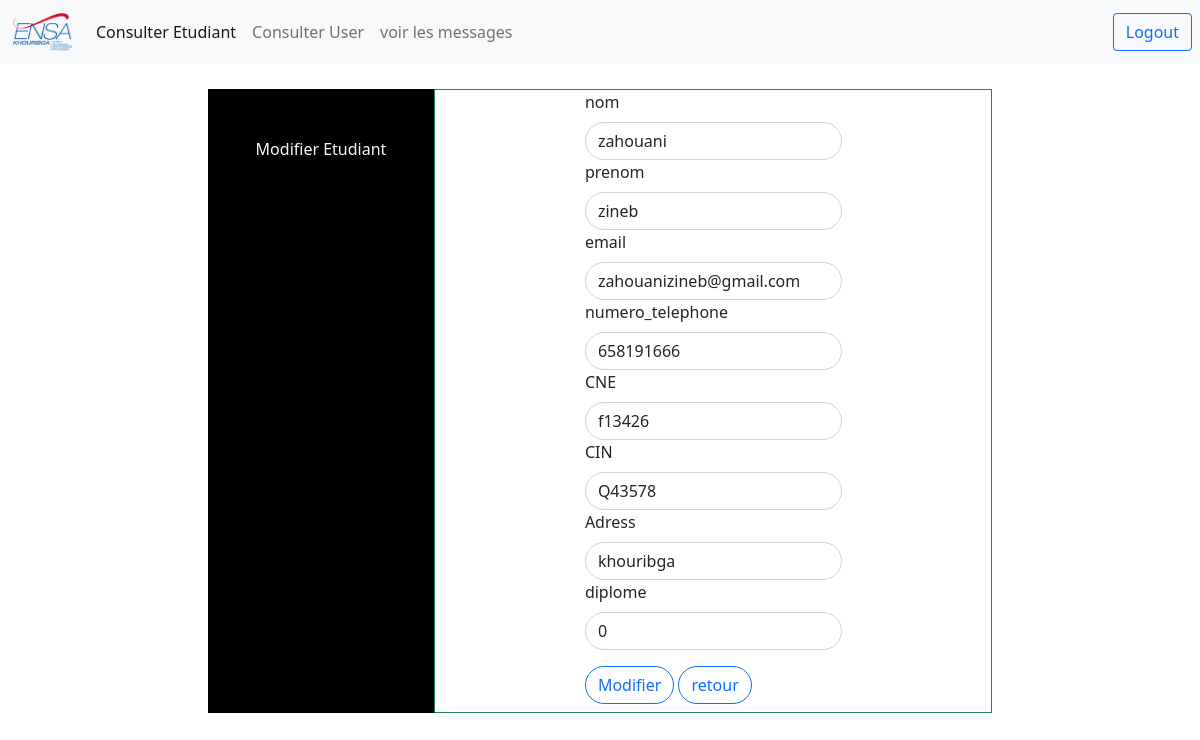
Page /html/edit.php?id=9 on the committed database.
### tables this page shows
CREATE TABLE IF NOT EXISTS `etudiant` (
  `id` int(11) NOT NULL AUTO_INCREMENT,
  `nom` varchar(45) NOT NULL,
  `prenom` varchar(45) NOT NULL,
  `email` varchar(45) NOT NULL,
  `numero_telephone` int(11) NOT NULL,
  `CNE` varchar(45) NOT NULL,
  `CIN` varchar(45) NOT NULL,
  `adress` varchar(45) NOT NULL,
  `diplome` tinyint(1) NOT NULL,
  PRIMARY KEY (`id`)
);

### html/edit.php (the view, shortened to what this page needs)
<?php
include 'config.php';
$id = $_REQUEST['id'];
$qry = mysqli_query($con, "SELECT  * from etudiant where id='$id'");
$data = mysqli_fetch_array($qry);
?>
<!DOCTYPE html>
<html lang="en">
<head>
</head>
<body>
    <?php include "navbar.php" ?>
    <div class="container" style="display:flex;justify-content: center ;margin-top:25px">
        <div class="text-light p-5" style="background-color: black;">
            Modifier Etudiant
        </div>
        <div class=" border border-success w-50" style="display:flex;justify-content: center;align-items: center;">
            <form class="" method="post" action="<?php echo htmlspecialchars($_SERVER["PHP_SELF"]); ?>">
                <div class="form-group">
                    <label class="form-label"> nom</label>
                    <input placeholder="nom..." type="text" name="nom" class="form-control"
                        style="border-radius: 1.5rem;" value="<?php echo $data['nom'] ?>">
                </div>
                <div class="form-group">
                    <label class="form-label">prenom</label>
                    <input type="text" placeholder="prenom..." name="prenom" class="form-control"
                        style="border-radius: 1.5rem;" value="<?php echo $data['prenom'] ?>">
                </div>
                <div class="form-group">
                    <label class="form-label">email</label>
                    <input type="text" name="email" placeholder="email..." class="form-control"
                        style="border-radius: 1.5rem;" value="<?php echo $data['email'] ?>">
                </div>
                <div class="form-group">
                    <label class="form-label">numero_telephone</label>
                    <input type="text" placeholder="numero_telephone..." name="numero_telephone" class="form-control"
                        style="border-radius: 1.5rem;" value="<?php echo $data['numero_telephone'] ?>">
                </div>
                <div class="form-group">
                    <label class="form-label">CNE</label>
                    <input type="text" placeholder="CNE..." name="CNE" class="form-control"
                        style="border-radius: 1.5rem;" value="<?php echo $data['CNE'] ?>">
                </div>
                <div class="form-group">
                    <label class="form-label">CIN</label>
                    <input type="text" name="CIN" placeholder="CIN..." class="form-control"
                        style="border-radius: 1.5rem;" value="<?php echo $data['CIN'] ?>">
                </div>
                <div class="form-group">
                    <label class="form-label">Adress</label>
                    <input type="text" name="adress" placeholder="Adress..." class="form-control"
                        style="border-radius: 1.5rem;" value="<?php echo $data['adress'] ?>">
                </div>
                <div class="form-group">
                    <label class="form-label">diplome</label>
                    <input type="text" name="diplome" placeholder="Adress..." class="form-control"
                        style="border-radius: 1.5rem;" value="<?php echo $data['diplome'] ?>">
                </div>
                <input class="btn btn-outline-primary mt-3 mb-2 " type="submit" name="submit" value="Modifier"
                    style="border-radius: 1.5rem;">
                <a href="admin.php" class="btn btn-outline-primary mt-3 mb-2 " style="border-radius: 1.5rem;">retour</a>
            </form>
        </div>
    </div>
</body>
</html>

### rows in the picture
etudiant: nom "zahouani", prenom "zineb", email "zahouanizineb@gmail.com", numero_telephone "658191666", CNE "f13426", CIN "Q43578", adress "khouribga", diplome "0"
